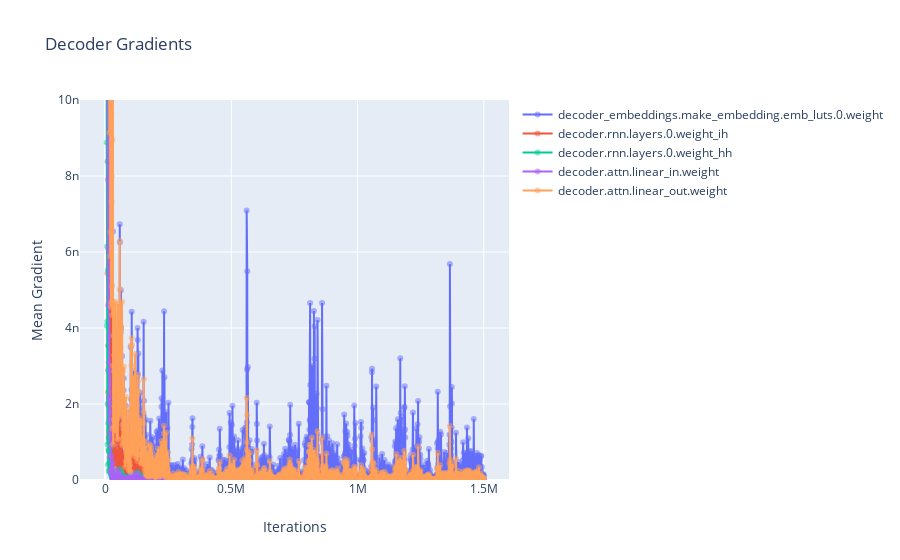

The notebook cell this image was saved under:
### Code cell
fig = go.Figure()
fig.update_xaxes(title_text='Iterations')
fig.update_yaxes(title_text='Mean Gradient', range=[0, 1e-8])
fig.update_layout(title_text="Decoder Gradients")
for layer in data['layer'].unique():
    if layer.startswith('decoder'):
        fig.add_trace(go.Scatter(x=data[data['layer'] == layer]['iteration'], y=data[data['layer'] == layer]['mean_grad'],
                            mode='lines+markers', name=layer, marker=dict(
                    opacity=0.5,
                )))
fig.show()

### Figure 1 — Plotly figure (JSON) as saved in the notebook; plotly's stock layout.template omitted (floating-point values rounded to 4 significant figures; data arrays with more than 128 entries replaced by an {"elided": "..."} marker saying what was removed)
{"data": [{"marker": {"opacity": 0.5}, "mode": "lines+markers", "name": "decoder_embeddings.make_embedding.emb_luts.0.weight", "type": "scatter", "x": {"elided": "2000 int values"}, "y": {"elided": "2000 float values"}}, {"marker": {"opacity": 0.5}, "mode": "lines+markers", "name": "decoder.rnn.layers.0.weight_ih", "type": "scatter", "x": {"elided": "2000 int values"}, "y": {"elided": "2000 float values"}}, {"marker": {"opacity": 0.5}, "mode": "lines+markers", "name": "decoder.rnn.layers.0.weight_hh", "type": "scatter", "x": {"elided": "2000 int values"}, "y": {"elided": "2000 float values"}}, {"marker": {"opacity": 0.5}, "mode": "lines+markers", "name": "decoder.attn.linear_in.weight", "type": "scatter", "x": {"elided": "2000 int values"}, "y": {"elided": "2000 float values"}}, {"marker": {"opacity": 0.5}, "mode": "lines+markers", "name": "decoder.attn.linear_out.weight", "type": "scatter", "x": {"elided": "2000 int values"}, "y": {"elided": "2000 float values"}}], "layout": {"title": {"text": "Decoder Gradients"}, "xaxis": {"title": {"text": "Iterations"}}, "yaxis": {"range": [0, 1e-08], "title": {"text": "Mean Gradient"}}}}
